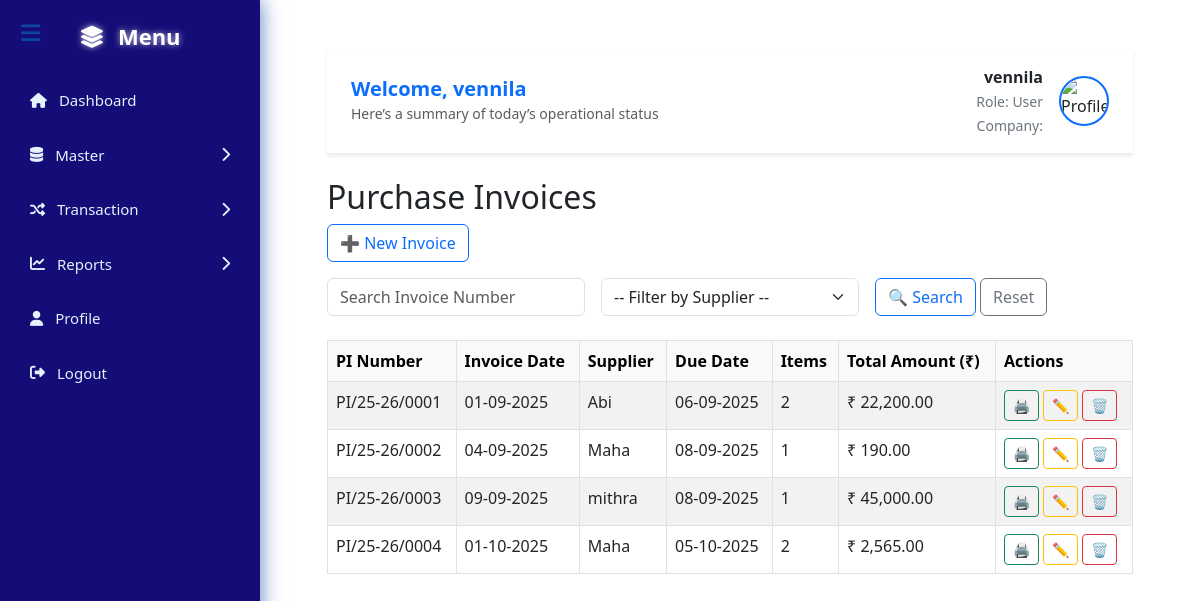
Screenshot of /purchase_invoice_list.php (signed in) with the database file from the repository.
### tables this page shows
CREATE TABLE `purchase_invoices` (
  `pi_id` int(11) NOT NULL,
  `pi_number` varchar(50) NOT NULL,
  `pi_date` date NOT NULL,
  `due_date` date DEFAULT NULL,
  `supplier_id` int(11) NOT NULL,
  `po_id` int(11) DEFAULT NULL,
  `supplier_bill_no` varchar(100) DEFAULT NULL,
  `notes` text DEFAULT NULL,
  `terms` text DEFAULT NULL,
  `tax_mode` enum('Inclusive','Exclusive') DEFAULT 'Inclusive',
  `grand_total` decimal(12,2) NOT NULL DEFAULT 0.00,
  `created_at` timestamp NOT NULL DEFAULT current_timestamp()
);

CREATE TABLE `suppliers` (
  `supplier_id` int(11) NOT NULL,
  `ledger_id` int(11) DEFAULT NULL,
  `supplier_name` varchar(100) DEFAULT NULL,
  `address` text DEFAULT NULL,
  `phone` varchar(20) DEFAULT NULL,
  `email` varchar(100) DEFAULT NULL
);

### purchase_invoice_list.php (the view, shortened to what this page needs)
<?php
require_once 'config.php';
include 'header.php';
$params = [];
$sql = "
    SELECT
        pi.pi_id,
        pi.pi_number,
        pi.pi_date,
        pi.due_date,
        s.supplier_name,
        COALESCE(items.item_count, 0) AS item_count,
        COALESCE(items.total_amount, 0) AS total_amount
    FROM purchase_invoices pi
    JOIN suppliers s ON pi.supplier_id = s.supplier_id
    LEFT JOIN (
        SELECT
            pi_id,
            COUNT(*) AS item_count,
            SUM(line_total) AS total_amount
        FROM purchase_invoice_items
        GROUP BY pi_id
    ) items ON pi.pi_id = items.pi_id
";
$sql .= " ORDER BY pi.pi_number ASC";
$stmt = $pdo->prepare($sql);
$stmt->execute($params);
$invoices = $stmt->fetchAll(PDO::FETCH_ASSOC);
?>
<!DOCTYPE html>
<html>
<head>
  <link href="https://cdn.jsdelivr.net/npm/bootstrap@5.3.0/dist/css/bootstrap.min.css" rel="stylesheet">
</head>
<body class="container mt-4">
<h2>Purchase Invoices</h2>
<div class="mb-3">
    <a href="insert_invoice.php" class="btn btn-outline-primary">➕ New Invoice</a>
</div>
<form method="get" class="row g-3 mb-4">
    <div class="col-md-4">
        <input type="text" name="pi_number" value="<?= htmlspecialchars($_GET['pi_number'] ?? '') ?>" class="form-control" placeholder="Search Invoice Number">
    </div>
    <div class="col-md-4">
        <select name="supplier_id" class="form-select">
            <option value="">-- Filter by Supplier --</option>
        </select>
    </div>
    <div class="col-md-4">
        <button type="submit" class="btn btn-outline-primary">🔍 Search</button>
        <a href="purchase_invoice_list.php" class="btn btn-outline-secondary">Reset</a>
    </div>
</form>
<table class="table table-bordered table-striped">
    <thead class="table-light">
    <tr>
        <th>PI Number</th>
        <th>Invoice Date</th>
        <th>Supplier</th>
        <th>Due Date</th>
        <th>Items</th>
        <th>Total Amount (₹)</th>
        <th>Actions</th>
    </tr>
</thead>
   <tbody>
<?php if ($invoices): ?>
    <?php foreach ($invoices as $inv): ?>
        <tr>
            <td><?= htmlspecialchars($inv['pi_number']) ?></td>
            <td><?= date('d-m-Y', strtotime($inv['pi_date'])) ?></td>
            <td><?= htmlspecialchars($inv['supplier_name']) ?></td>
            <td><?= $inv['due_date'] ? date('d-m-Y', strtotime($inv['due_date'])) : '-' ?></td>
            <td><?= $inv['item_count'] ?></td>
            <td>₹ <?= number_format($inv['total_amount'], 2) ?></td>
            <td>
                <button class="btn btn-outline-success btn-sm" onclick="showPrint(<?= $inv['pi_id'] ?>)">🖨</button>
                <a href="edit_invoice.php?id=<?= $inv['pi_id'] ?>" class="btn btn-outline-warning btn-sm">✏</a>
                <a href="delete_invoice.php?id=<?= $inv['pi_id'] ?>" class="btn btn-outline-danger btn-sm" onclick="return confirm('Delete this invoice?')">🗑</a>
            </td>
        </tr>
    <?php endforeach; ?>
<?php else: ?>
    <tr>
        <td colspan="7" class="text-center">No invoices found.</td>
    </tr>
<?php endif; ?>
</tbody>
</table>
</body>
</html>

### rows the page displays
purchase_invoices: pi_number "PI/25-26/0001", pi_date "01-09-2025", supplier.supplier_name "Abi", due_date "06-09-2025", item_count "2", total_amount "22,200.00"
purchase_invoices: pi_number "PI/25-26/0002", pi_date "04-09-2025", supplier.supplier_name "Maha", due_date "08-09-2025", item_count "1", total_amount "190.00"
purchase_invoices: pi_number "PI/25-26/0003", pi_date "09-09-2025", supplier.supplier_name "mithra", due_date "08-09-2025", item_count "1", total_amount "45,000.00"
purchase_invoices: pi_number "PI/25-26/0004", pi_date "01-10-2025", supplier.supplier_name "Maha", due_date "05-10-2025", item_count "2", total_amount "2,565.00"

### other values shown
$name "vennila"
$role "User"
